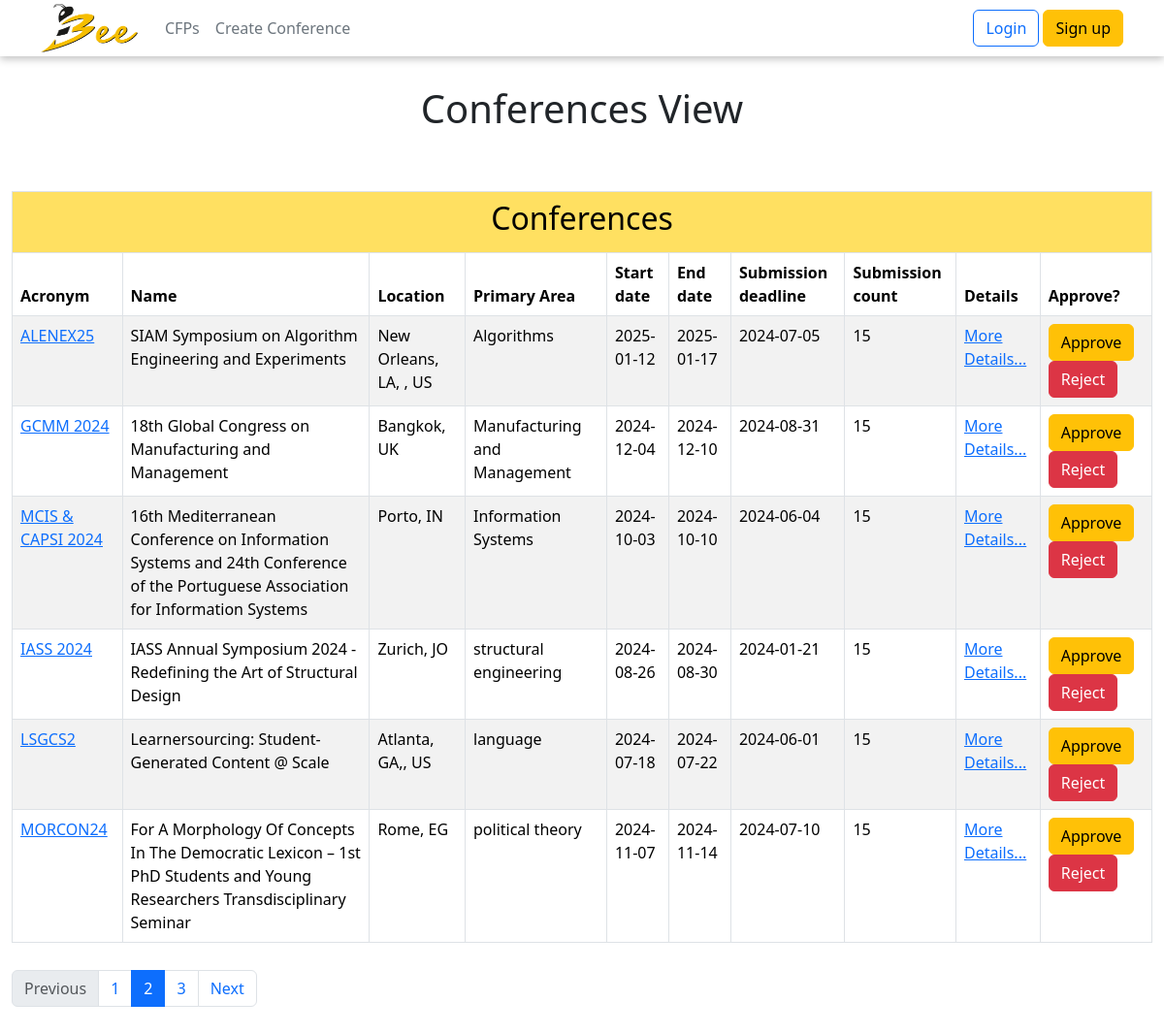
Screenshot of /tech_admin/index.php with the database file from the repository.
### tables this page shows
CREATE TABLE `conference` (
  `conf_id` int(11) NOT NULL,
  `conf_name` varchar(255) DEFAULT NULL,
  `acronym` varchar(200) DEFAULT NULL,
  `start_date` date DEFAULT NULL,
  `end_date` date DEFAULT NULL,
  `sub_deadline` date DEFAULT NULL,
  `sub_count` int(11) DEFAULT NULL,
  `country` varchar(200) DEFAULT NULL,
  `city` varchar(200) DEFAULT NULL,
  `web_page` varchar(200) DEFAULT NULL,
  `primary_area` varchar(200) DEFAULT NULL,
  `sec_area` varchar(200) DEFAULT NULL,
  `area_note` varchar(2500) DEFAULT NULL,
  `user_id` int(11) DEFAULT NULL,
  `contact_phone` varchar(200) DEFAULT NULL,
  `extra_info` varchar(3000) DEFAULT NULL,
  `created_date` timestamp NOT NULL DEFAULT current_timestamp() ON UPDATE current_timestamp(),
  `conf_status` int(11) DEFAULT NULL
);

### tech_admin/index.php (the view, shortened to what this page needs)
<?php
include '../userdata.php';
include '../header.php';
$sql_getConf = "SELECT * FROM conference";
$result_conf = mysqli_query($db,$sql_getConf);
?>
<!DOCTYPE html>
<html>
    <head>
        <link href="https://cdn.jsdelivr.net/npm/bootstrap@5.3.2/dist/css/bootstrap.min.css" rel="stylesheet">
        <link href="../CSS/style.css" rel="stylesheet">
    </head>
    <header class="p-3" id="header">
        <?php echo get_header(); ?>
    </header>
    <body>
        <div class="row main-row">
            <div class="col-md-12">
                <div class="row mb-3">
                    <div class="col-md-12" style="margin-top: 30px;">
                        <div class="row">
                            <div class="col-md-12" style="text-align: center;">
                                <h1>Conferences View</h1>
                            </div>
                        </div>
                    </div>
                </div>
                <div class="row">
                    <div class="col-md-12 " style="padding: 12px; margin-top: 25px;">
                        <div class="cfp-table-div">
                            <table class="table table-striped table-bordered">
                                <thead class="thead-dark">
                                    <tr style="text-align: center;" ><th colspan="10" class="cfp-table"><h2>Conferences</h2></th></tr>
                                    <tr>
                                        <th>Acronym</th>
                                        <th>Name</th>
                                        <th>Location</th>
                                        <th>Primary Area</th>
                                        <th>Start date</th>
                                        <th>End date</th>
                                        <th>Submission deadline</th>
                                        <th>Submission count</th>
                                        <th>Details</th>
                                        <th>Approve?</th>
                                    </tr>
                                </thead>
                                <tbody>
                                    <?php
                                    while($row_conf = mysqli_fetch_assoc($result_conf)){
                                        echo '<tr>
                                        <td><a class="link" href="../conf_cfp">'.$row_conf['acronym'].'</a></td>
                                        <td>'.$row_conf['conf_name'].'</td>
                                        <td>'.$row_conf['city'].', '.$row_conf['country'].'</td>
                                        <td>'.$row_conf['primary_area'].'</td>
                                        <td>'.$row_conf['start_date'].'</td>
                                        <td>'.$row_conf['end_date'].'</td>
                                        <td>'.$row_conf['sub_deadline'].'</td>
                                        <td>15</td>
                                        <td><a href="#" data-id="'.$row_conf['conf_id'].'" name="conf-details">More Details...</a></td>
                                        <td>
                                            <button class="btn btn-warning" name="approve-btn" data-id="'.$row_conf['conf_id'].'">Approve</button>
                                            <button class="btn btn-danger" name="reject-btn" data-id="'.$row_conf['conf_id'].'">Reject</button>
                                        </td>
                                        </tr>';
                                    }
                                    ?>
                                </tbody>
                            </table>
                        </div>
                    </div>
                </div>
                <div class="row">
                    <div class="col-md-12 mb-3">
                        <div class="pagination-div">
                            <ul class="pagination">
                                <li class="page-item disabled">
                                <span class="page-link">Previous</span>
                                </li>
                                <li class="page-item"><a class="page-link" href="#">1</a></li>
                                <li class="page-item active">
                                <span class="page-link">
                                    2
                                </span>
                                </li>
                                <li class="page-item"><a class="page-link" href="#">3</a></li>
                                <li class="page-item">
                                <a class="page-link" href="#">Next</a>
                                </li>
                            </ul>
                        </div>
                    </div>
                </div>
            </div>
        </div>
    </body>
</html>

### CSS/style.css (style rules this page uses)
:root { --content-box: #f7f7f6; --border: #dfdfdf; --main-h1: #c67b00; --main-color: #1377ff; --secondary-gray: #676767; --h3-second: #0003c2; --honey: #F6BE00; --control-header: #F6BE00; --suspended-p: #9a9a9a; }
html, body { width: 100% !important; display: flex; flex-direction: column; }
body { min-height: 100vh; }
header { box-shadow: rgba(0, 0, 0, 0.24) 0px 3px 8px; }
#header { padding: 4px !important; }
.main-row { width: 100% !important; margin: 0 !important; padding: 0 !important; }
.cfp-table { background-color: #ffe061 !important; }
.pagination-div { text-align: center; width: 100%; }

### rows the page displays
conference: acronym "ALENEX25", conf_name "SIAM Symposium on Algorithm Engineering and Experiments", city "New Orleans, LA,", country "US", primary_area "Algorithms", start_date "2025-01-12", end_date "2025-01-17", sub_deadline "2024-07-05"
conference: acronym "GCMM 2024", conf_name "18th Global Congress on Manufacturing and Management", city "Bangkok", country "UK", primary_area "Manufacturing and Management", start_date "2024-12-04", end_date "2024-12-10", sub_deadline "2024-08-31"
conference: acronym "MCIS & CAPSI 2024", conf_name "16th Mediterranean Conference on Information Systems and 24th Conference of the Portuguese Association for Information Systems", city "Porto", country "IN", primary_area "Information Systems", start_date "2024-10-03", end_date "2024-10-10", sub_deadline "2024-06-04"
conference: acronym "IASS 2024", conf_name "IASS Annual Symposium 2024 - Redefining the Art of Structural Design", city "Zurich", country "JO", primary_area "structural engineering", start_date "2024-08-26", end_date "2024-08-30", sub_deadline "2024-01-21"
conference: acronym "LSGCS2", conf_name "Learnersourcing: Student-Generated Content @ Scale", city "Atlanta, GA,", country "US", primary_area "language", start_date "2024-07-18", end_date "2024-07-22", sub_deadline "2024-06-01"
conference: acronym "MORCON24", conf_name "For A Morphology Of Concepts In The Democratic Lexicon – 1st PhD Students and Young Researchers Transdisciplinary Seminar", city "Rome", country "EG", primary_area "political theory", start_date "2024-11-07", end_date "2024-11-14", sub_deadline "2024-07-10"
